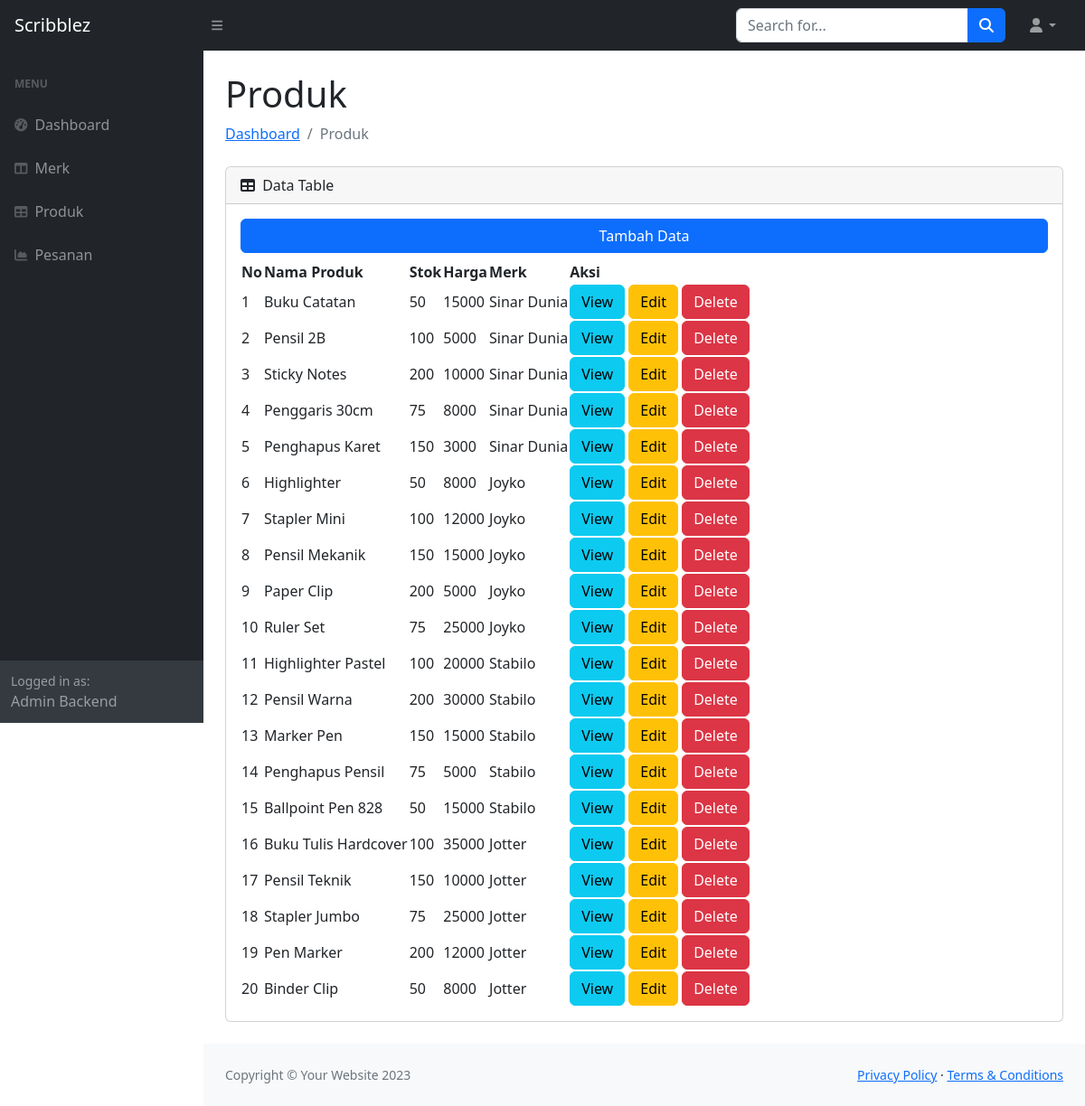
Page /backend/produk.php on the committed database.
### tables this page shows
CREATE TABLE `produk` (
  `id` int(11) NOT NULL,
  `nama` varchar(191) NOT NULL,
  `stok` int(11) NOT NULL,
  `harga` int(45) NOT NULL,
  `merk_id` int(45) NOT NULL,
  `deskripsi` text NOT NULL,
  `img` text NOT NULL
);

CREATE TABLE `merk` (
  `id` int(11) NOT NULL,
  `nama_merk` varchar(191) NOT NULL
);

### backend/produk.php (the view)
<?php include_once('layouts/header.php') ?>
<main>
    <div class="container-fluid px-4">
        <h1 class="mt-4">Produk</h1>
        <ol class="breadcrumb mb-4">
            <li class="breadcrumb-item"><a href="index.php">Dashboard</a></li>
            <li class="breadcrumb-item active">Produk</li>
        </ol>
        <div class="card mb-4">
            <div class="card-header">
                <i class="fas fa-table me-1"></i>
                Data Table
            </div>
            <div class="card-body">
                <a href="form_produk.php" class="btn btn-primary w-100 mb-2">Tambah Data</a>
                <table id="datatablesSimple">
                    <thead>
                        <tr>
                            <th>No</th>
                            <th>Nama Produk</th>
                            <th>Stok</th>
                            <th>Harga</th>
                            <th>Merk</th>
                            <th>Aksi</th>
                        </tr>
                    </thead>
                    <tbody>
                        <?php
                        $query = "SELECT produk.*, merk.nama_merk FROM produk INNER JOIN merk ON produk.merk_id = merk.id";
                        $stmt = $dbh->prepare($query);
                        $stmt->execute();
                        $no = 1;
                        foreach ($stmt->fetchAll(PDO::FETCH_ASSOC) as $row) { ?>
                            <tr>
                                <td><?= $no++ ?></td>
                                <td><?= $row['nama'] ?></td>
                                <td><?= $row['stok'] ?></td>
                                <td><?= $row['harga'] ?></td>
                                <td><?= $row['nama_merk'] ?></td>
                                <td>
                                    <a href="../detail-produk.php?id=<?= $row['id'] ?>" class="btn btn-info ">View</a>
                                    <a href="form_produk.php?id=<?= $row['id'] ?>" class="btn btn-warning ">Edit</a>
                                    <a href="form_produk.php?iddel=<?= $row['id'] ?>" class="btn btn-danger" onclick="if(!confirm('Anda Yakin Hapus Data Produk <?= $row['nama'] ?>?')) {return false}">Delete</a>
                                </td>
                            </tr>
                        <?php  }
                        ?>
                    </tbody>
                </table>
            </div>
        </div>
    </div>
</main>
<?php include_once('layouts/footer.php') ?>

### rows in the picture
produk: nama "Buku Catatan", stok "50", harga "15000", merk.nama_merk "Sinar Dunia"
produk: nama "Pensil 2B", stok "100", harga "5000", merk.nama_merk "Sinar Dunia"
produk: nama "Sticky Notes", stok "200", harga "10000", merk.nama_merk "Sinar Dunia"
produk: nama "Penggaris 30cm", stok "75", harga "8000", merk.nama_merk "Sinar Dunia"
produk: nama "Penghapus Karet", stok "150", harga "3000", merk.nama_merk "Sinar Dunia"
produk: nama "Highlighter", stok "50", harga "8000", merk.nama_merk "Joyko"
produk: nama "Stapler Mini", stok "100", harga "12000", merk.nama_merk "Joyko"
produk: nama "Pensil Mekanik", stok "150", harga "15000", merk.nama_merk "Joyko"
produk: nama "Paper Clip", stok "200", harga "5000", merk.nama_merk "Joyko"
produk: nama "Ruler Set", stok "75", harga "25000", merk.nama_merk "Joyko"
produk: nama "Highlighter Pastel", stok "100", harga "20000", merk.nama_merk "Stabilo"
produk: nama "Pensil Warna", stok "200", harga "30000", merk.nama_merk "Stabilo"
produk: nama "Marker Pen", stok "150", harga "15000", merk.nama_merk "Stabilo"
produk: nama "Penghapus Pensil", stok "75", harga "5000", merk.nama_merk "Stabilo"
produk: nama "Ballpoint Pen 828", stok "50", harga "15000", merk.nama_merk "Stabilo"
produk: nama "Buku Tulis Hardcover", stok "100", harga "35000", merk.nama_merk "Jotter"
produk: nama "Pensil Teknik", stok "150", harga "10000", merk.nama_merk "Jotter"
produk: nama "Stapler Jumbo", stok "75", harga "25000", merk.nama_merk "Jotter"
produk: nama "Pen Marker", stok "200", harga "12000", merk.nama_merk "Jotter"
produk: nama "Binder Clip", stok "50", harga "8000", merk.nama_merk "Jotter"
